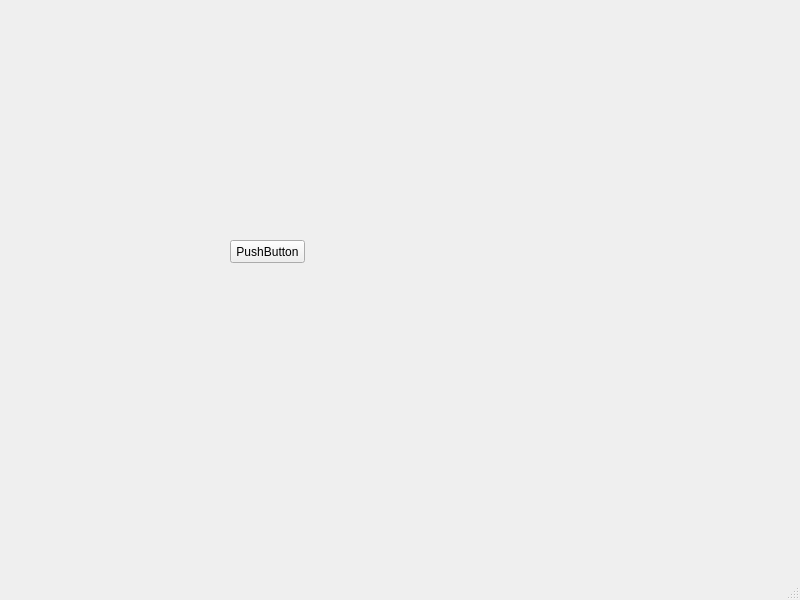
<?xml version="1.0" encoding="UTF-8"?>
<ui version="4.0">
 <class>MainWindow</class>
 <widget class="QMainWindow" name="MainWindow">
  <property name="geometry">
   <rect>
    <x>0</x>
    <y>0</y>
    <width>800</width>
    <height>600</height>
   </rect>
  </property>
  <property name="windowTitle">
   <string>MainWindow</string>
  </property>
  <widget class="QWidget" name="centralwidget">
   <widget class="QPushButton" name="pushButton">
    <property name="geometry">
     <rect>
      <x>230</x>
      <y>240</y>
      <width>75</width>
      <height>23</height>
     </rect>
    </property>
    <property name="text">
     <string>PushButton</string>
    </property>
   </widget>
  </widget>
  <widget class="QMenuBar" name="menubar">
   <property name="geometry">
    <rect>
     <x>0</x>
     <y>0</y>
     <width>800</width>
     <height>21</height>
    </rect>
   </property>
  </widget>
  <widget class="QStatusBar" name="statusbar"/>
 </widget>
 <resources/>
 <connections/>
</ui>
